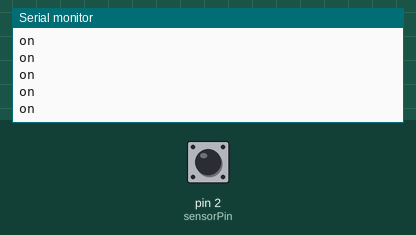
The sketch below on a simulated Arduino Uno, built with avr-gcc and run on an emulated ATmega328P. Parts: the last lines printed to the serial monitor. Inputs (shaded band) come from the test bench; at power-on: pin 2 (sensorPin) LOW.

Above: at 1.2 s.
1.3 s: pin 2 (sensorPin) driven HIGH
At 1.8 s:
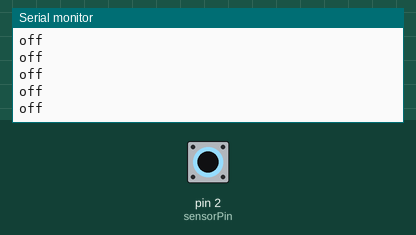
3.2 s: pin 2 (sensorPin) pulsed LOW 5 times (0.12 s each, 0.3 s apart)
At 4.2 s:
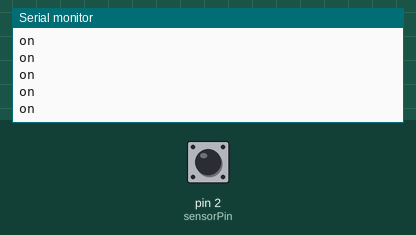

Measured:
- after the input at 1.3 s, the serial monitor: prints a new line after 0.07 s (image 1)

The sketch:

analogReadOnOff.ino
```cpp
const int sensorPin = 2;
int sensorVal = 0;

void setup() {
  // put your setup code here, to run once:
  Serial.begin(9600);

  pinMode(sensorPin, INPUT);
}

void loop() {
  // put your main code here, to run repeatedly:
  sensorVal = digitalRead(sensorPin);
  if(sensorVal == 1){
      Serial.println("off");
  } else if(sensorVal == 0){
      Serial.println("on");
    }
}
```
